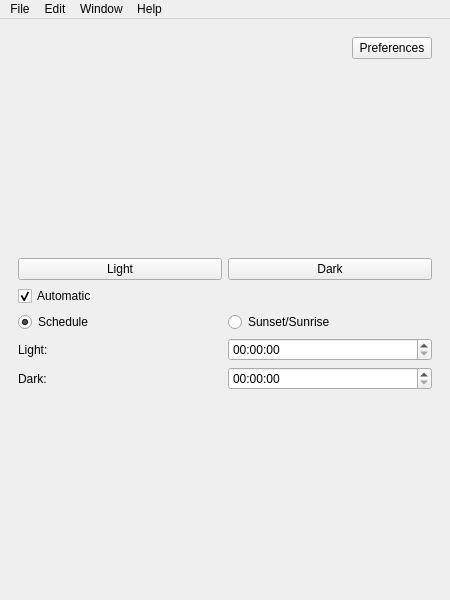
<?xml version="1.0" encoding="UTF-8"?>
<ui version="4.0">
 <class>MainWindow</class>
 <widget class="QMainWindow" name="MainWindow">
  <property name="geometry">
   <rect>
    <x>0</x>
    <y>0</y>
    <width>450</width>
    <height>600</height>
   </rect>
  </property>
  <property name="windowTitle">
   <string>KThemeScheduler</string>
  </property>
  <property name="windowIcon">
   <iconset resource="resources.qrc">
    <normaloff>:/resources/icons/heart.png</normaloff>:/resources/icons/heart.png</iconset>
  </property>
  <widget class="QWidget" name="centralwidget">
   <layout class="QGridLayout" name="gridLayout">
    <item row="0" column="0">
     <widget class="QStackedWidget" name="mainStack">
      <property name="currentIndex">
       <number>0</number>
      </property>
      <widget class="QWidget" name="mainPage">
       <layout class="QGridLayout" name="gridLayout_2">
        <item row="4" column="0">
         <layout class="QHBoxLayout" name="radioBtns">
          <item>
           <widget class="QRadioButton" name="scheduleRadioBtn">
            <property name="text">
             <string>Schedule</string>
            </property>
            <property name="checked">
             <bool>true</bool>
            </property>
           </widget>
          </item>
          <item>
           <widget class="QRadioButton" name="sunRadioBtn">
            <property name="text">
             <string>Sunset/Sunrise</string>
            </property>
           </widget>
          </item>
         </layout>
        </item>
        <item row="7" column="0">
         <spacer name="bottomVerSpacer">
          <property name="orientation">
           <enum>Qt::Vertical</enum>
          </property>
          <property name="sizeHint" stdset="0">
           <size>
            <width>78</width>
            <height>164</height>
           </size>
          </property>
         </spacer>
        </item>
        <item row="1" column="0">
         <spacer name="topVerSpacer">
          <property name="orientation">
           <enum>Qt::Vertical</enum>
          </property>
          <property name="sizeHint" stdset="0">
           <size>
            <width>20</width>
            <height>165</height>
           </size>
          </property>
         </spacer>
        </item>
        <item row="5" column="0">
         <layout class="QHBoxLayout" name="lightTime">
          <item>
           <widget class="QLabel" name="lightTimeLabel">
            <property name="text">
             <string>Light:</string>
            </property>
           </widget>
          </item>
          <item>
           <widget class="QTimeEdit" name="timeEditLight"/>
          </item>
         </layout>
        </item>
        <item row="2" column="0">
         <layout class="QHBoxLayout" name="lightDarkBtns">
          <item>
           <widget class="QPushButton" name="lightBtn">
            <property name="text">
             <string>Light</string>
            </property>
           </widget>
          </item>
          <item>
           <widget class="QPushButton" name="darkBtn">
            <property name="text">
             <string>Dark</string>
            </property>
           </widget>
          </item>
         </layout>
        </item>
        <item row="0" column="0">
         <layout class="QHBoxLayout" name="topSettings">
          <item>
           <spacer name="horizontalSpacer">
            <property name="orientation">
             <enum>Qt::Horizontal</enum>
            </property>
            <property name="sizeHint" stdset="0">
             <size>
              <width>40</width>
              <height>20</height>
             </size>
            </property>
           </spacer>
          </item>
          <item>
           <widget class="QPushButton" name="prefsBtn">
            <property name="text">
             <string>Preferences</string>
            </property>
            <property name="icon">
             <iconset theme="preferences-other-symbolic"/>
            </property>
           </widget>
          </item>
         </layout>
        </item>
        <item row="6" column="0">
         <layout class="QHBoxLayout" name="darkTime">
          <item>
           <widget class="QLabel" name="darkTimeLabel">
            <property name="text">
             <string>Dark:</string>
            </property>
           </widget>
          </item>
          <item>
           <widget class="QTimeEdit" name="timeEditDark"/>
          </item>
         </layout>
        </item>
        <item row="3" column="0">
         <widget class="QCheckBox" name="autoCheckBox">
          <property name="text">
           <string>Automatic</string>
          </property>
          <property name="checked">
           <bool>true</bool>
          </property>
         </widget>
        </item>
       </layout>
      </widget>
      <widget class="QWidget" name="settingsPage">
       <layout class="QGridLayout" name="gridLayout_3">
        <item row="0" column="0">
         <layout class="QHBoxLayout" name="horizontalLayout">
          <item>
           <widget class="QCheckBox" name="startupCheckBox">
            <property name="text">
             <string>Start KThemeScheduler on system startup.</string>
            </property>
           </widget>
          </item>
          <item>
           <spacer name="horizontalSpacer_2">
            <property name="orientation">
             <enum>Qt::Horizontal</enum>
            </property>
            <property name="sizeHint" stdset="0">
             <size>
              <width>40</width>
              <height>20</height>
             </size>
            </property>
           </spacer>
          </item>
          <item>
           <widget class="QPushButton" name="backBtn">
            <property name="text">
             <string>Back</string>
            </property>
           </widget>
          </item>
         </layout>
        </item>
        <item row="1" column="0">
         <widget class="QScrollArea" name="scrollArea">
          <property name="widgetResizable">
           <bool>true</bool>
          </property>
          <widget class="QWidget" name="scrollAreaWidgetContents">
           <property name="geometry">
            <rect>
             <x>0</x>
             <y>-84</y>
             <width>398</width>
             <height>564</height>
            </rect>
           </property>
           <layout class="QFormLayout" name="formLayout">
            <item row="0" column="0" colspan="2">
             <layout class="QVBoxLayout" name="plasmaStyle">
              <item>
               <widget class="QCheckBox" name="styleCheckBox">
                <property name="text">
                 <string>Plasma Style</string>
                </property>
               </widget>
              </item>
              <item>
               <layout class="QHBoxLayout" name="horizontalLayout_3">
                <item>
                 <widget class="QLabel" name="lightStyle">
                  <property name="enabled">
                   <bool>false</bool>
                  </property>
                  <property name="text">
                   <string>Light:</string>
                  </property>
                 </widget>
                </item>
                <item>
                 <widget class="QLabel" name="darkStyle">
                  <property name="enabled">
                   <bool>false</bool>
                  </property>
                  <property name="text">
                   <string>Dark:</string>
                  </property>
                 </widget>
                </item>
               </layout>
              </item>
              <item>
               <layout class="QHBoxLayout" name="horizontalLayout_4">
                <item>
                 <widget class="QComboBox" name="lightDropStyle">
                  <property name="enabled">
                   <bool>false</bool>
                  </property>
                 </widget>
                </item>
                <item>
                 <widget class="QComboBox" name="darkDropStyle">
                  <property name="enabled">
                   <bool>false</bool>
                  </property>
                 </widget>
                </item>
               </layout>
              </item>
             </layout>
            </item>
            <item row="1" column="0" colspan="2">
             <layout class="QVBoxLayout" name="colorScheme">
              <item>
               <widget class="QCheckBox" name="colorCheckBox">
                <property name="text">
                 <string>Color Scheme</string>
                </property>
               </widget>
              </item>
              <item>
               <layout class="QHBoxLayout" name="horizontalLayout_5">
                <item>
                 <widget class="QLabel" name="lightColor">
                  <property name="enabled">
                   <bool>false</bool>
                  </property>
                  <property name="text">
                   <string>Light:</string>
                  </property>
                 </widget>
                </item>
                <item>
                 <widget class="QLabel" name="darkColor">
                  <property name="enabled">
                   <bool>false</bool>
                  </property>
                  <property name="text">
                   <string>Dark:</string>
                  </property>
                 </widget>
                </item>
               </layout>
              </item>
              <item>
               <layout class="QHBoxLayout" name="horizontalLayout_6">
                <item>
                 <widget class="QComboBox" name="lightDropColor">
                  <property name="enabled">
                   <bool>false</bool>
                  </property>
                 </widget>
                </item>
                <item>
                 <widget class="QComboBox" name="darkDropColor">
                  <property name="enabled">
                   <bool>false</bool>
                  </property>
                 </widget>
                </item>
               </layout>
              </item>
             </layout>
            </item>
            <item row="2" column="0" colspan="2">
             <layout class="QVBoxLayout" name="iconTheme">
              <item>
               <widget class="QCheckBox" name="iconCheckBox">
                <property name="text">
                 <string>Icon Theme</string>
                </property>
               </widget>
              </item>
              <item>
               <layout class="QHBoxLayout" name="horizontalLayout_7">
                <item>
                 <widget class="QLabel" name="lightIcon">
                  <property name="enabled">
                   <bool>false</bool>
                  </property>
                  <property name="text">
                   <string>Light:</string>
                  </property>
                 </widget>
                </item>
                <item>
                 <widget class="QLabel" name="darkIcon">
                  <property name="enabled">
                   <bool>false</bool>
                  </property>
                  <property name="text">
                   <string>Dark:</string>
                  </property>
                 </widget>
                </item>
               </layout>
              </item>
              <item>
               <layout class="QHBoxLayout" name="horizontalLayout_8">
                <item>
                 <widget class="QComboBox" name="lightDropIcon">
                  <property name="enabled">
                   <bool>false</bool>
                  </property>
                 </widget>
                </item>
                <item>
                 <widget class="QComboBox" name="darkDropIcon">
                  <property name="enabled">
                   <bool>false</bool>
                  </property>
                 </widget>
                </item>
               </layout>
              </item>
             </layout>
            </item>
            <item row="3" column="0" colspan="2">
             <layout class="QVBoxLayout" name="cursorTheme">
              <item>
               <widget class="QCheckBox" name="cursorCheckBox">
                <property name="text">
                 <string>Cursor Theme</string>
                </property>
               </widget>
              </item>
              <item>
               <layout class="QHBoxLayout" name="horizontalLayout_9">
                <item>
                 <widget class="QLabel" name="lightCursor">
                  <property name="enabled">
                   <bool>false</bool>
                  </property>
                  <property name="text">
                   <string>Light:</string>
                  </property>
                 </widget>
                </item>
                <item>
                 <widget class="QLabel" name="darkCursor">
                  <property name="enabled">
                   <bool>false</bool>
                  </property>
                  <property name="text">
                   <string>Dark:</string>
                  </property>
                 </widget>
                </item>
               </layout>
              </item>
              <item>
               <layout class="QHBoxLayout" name="horizontalLayout_10">
                <item>
                 <widget class="QComboBox" name="lightDropCursor">
                  <property name="enabled">
                   <bool>false</bool>
                  </property>
                 </widget>
                </item>
                <item>
                 <widget class="QComboBox" name="darkDropCursor">
                  <property name="enabled">
                   <bool>false</bool>
                  </property>
                 </widget>
                </item>
               </layout>
              </item>
             </layout>
            </item>
            <item row="4" column="0" colspan="2">
             <layout class="QVBoxLayout" name="gtkTheme">
              <item>
               <widget class="QCheckBox" name="gtkCheckBox">
                <property name="text">
                 <string>GTK Theme</string>
                </property>
               </widget>
              </item>
              <item>
               <layout class="QHBoxLayout" name="horizontalLayout_11">
                <item>
                 <widget class="QLabel" name="lightGtk">
                  <property name="enabled">
                   <bool>false</bool>
                  </property>
                  <property name="text">
                   <string>Light:</string>
                  </property>
                 </widget>
                </item>
                <item>
                 <widget class="QLabel" name="darkGtk">
                  <property name="enabled">
                   <bool>false</bool>
                  </property>
                  <property name="text">
                   <string>Dark:</string>
                  </property>
                 </widget>
                </item>
               </layout>
              </item>
              <item>
               <layout class="QHBoxLayout" name="horizontalLayout_12">
                <item>
                 <widget class="QComboBox" name="lightDropGtk">
                  <property name="enabled">
                   <bool>false</bool>
                  </property>
                 </widget>
                </item>
                <item>
                 <widget class="QComboBox" name="darkDropGtk">
                  <property name="enabled">
                   <bool>false</bool>
                  </property>
                 </widget>
                </item>
               </layout>
              </item>
             </layout>
            </item>
            <item row="5" column="0" colspan="2">
             <layout class="QVBoxLayout" name="wallpaper">
              <item>
               <widget class="QCheckBox" name="wallCheckBox">
                <property name="text">
                 <string>Wallpaper</string>
                </property>
               </widget>
              </item>
              <item>
               <layout class="QHBoxLayout" name="horizontalLayout_13">
                <item>
                 <widget class="QLabel" name="lightWall">
                  <property name="enabled">
                   <bool>false</bool>
                  </property>
                  <property name="text">
                   <string>Light:</string>
                  </property>
                 </widget>
                </item>
                <item>
                 <widget class="QLabel" name="darkWall">
                  <property name="enabled">
                   <bool>false</bool>
                  </property>
                  <property name="text">
                   <string>Dark:</string>
                  </property>
                 </widget>
                </item>
               </layout>
              </item>
              <item>
               <layout class="QHBoxLayout" name="horizontalLayout_14">
                <item>
                 <widget class="QComboBox" name="lightDropWall">
                  <property name="enabled">
                   <bool>false</bool>
                  </property>
                 </widget>
                </item>
                <item>
                 <widget class="QComboBox" name="darkDropWall">
                  <property name="enabled">
                   <bool>false</bool>
                  </property>
                 </widget>
                </item>
               </layout>
              </item>
             </layout>
            </item>
           </layout>
          </widget>
         </widget>
        </item>
        <item row="2" column="0">
         <layout class="QHBoxLayout" name="horizontalLayout_2">
          <item>
           <spacer name="horizontalSpacer_3">
            <property name="orientation">
             <enum>Qt::Horizontal</enum>
            </property>
            <property name="sizeHint" stdset="0">
             <size>
              <width>40</width>
              <height>20</height>
             </size>
            </property>
           </spacer>
          </item>
          <item>
           <widget class="QPushButton" name="applyBtn">
            <property name="text">
             <string>Apply</string>
            </property>
            <property name="icon">
             <iconset theme="dialog-apply"/>
            </property>
           </widget>
          </item>
          <item>
           <widget class="QPushButton" name="cancelBtn">
            <property name="text">
             <string>Cancel</string>
            </property>
            <property name="icon">
             <iconset theme="dialog-cancel"/>
            </property>
           </widget>
          </item>
         </layout>
        </item>
       </layout>
      </widget>
     </widget>
    </item>
   </layout>
  </widget>
  <widget class="QMenuBar" name="menubar">
   <property name="geometry">
    <rect>
     <x>0</x>
     <y>0</y>
     <width>450</width>
     <height>23</height>
    </rect>
   </property>
   <widget class="QMenu" name="menuFile">
    <property name="title">
     <string>File</string>
    </property>
    <addaction name="actionQuit"/>
   </widget>
   <widget class="QMenu" name="menuEdit">
    <property name="title">
     <string>Edit</string>
    </property>
    <addaction name="actionPrefs"/>
   </widget>
   <widget class="QMenu" name="menuWindow">
    <property name="title">
     <string>Window</string>
    </property>
    <addaction name="actionHide"/>
   </widget>
   <widget class="QMenu" name="menuHelp">
    <property name="title">
     <string>Help</string>
    </property>
    <addaction name="actionAbout"/>
   </widget>
   <addaction name="menuFile"/>
   <addaction name="menuEdit"/>
   <addaction name="menuWindow"/>
   <addaction name="menuHelp"/>
  </widget>
  <action name="actionQuit">
   <property name="icon">
    <iconset theme="window-close-symbolic"/>
   </property>
   <property name="text">
    <string>Quit</string>
   </property>
   <property name="shortcut">
    <string>Ctrl+Q</string>
   </property>
  </action>
  <action name="actionAbout">
   <property name="icon">
    <iconset theme="help-about-symbolic"/>
   </property>
   <property name="text">
    <string>About</string>
   </property>
   <property name="shortcut">
    <string>?</string>
   </property>
  </action>
  <action name="actionHide">
   <property name="icon">
    <iconset theme="window-minimize-symbolic"/>
   </property>
   <property name="text">
    <string>Hide</string>
   </property>
   <property name="shortcut">
    <string>Ctrl+H</string>
   </property>
  </action>
  <action name="actionPrefs">
   <property name="icon">
    <iconset theme="preferences-other-symbolic"/>
   </property>
   <property name="text">
    <string>Preferences</string>
   </property>
   <property name="shortcut">
    <string>Ctrl+S</string>
   </property>
  </action>
 </widget>
 <resources>
  <include location="resources.qrc"/>
 </resources>
 <connections/>
</ui>
